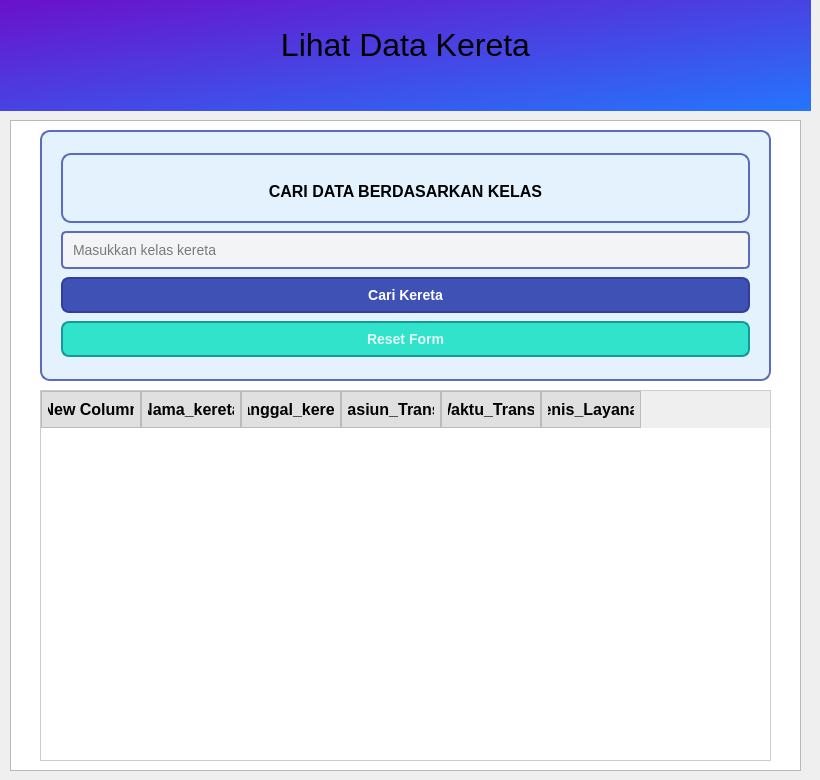
     <widget class="QWidget" name="Lihat_jadwal_kereta">
      <widget class="QTextBrowser" name="Lihat_Jadwal">
       <property name="geometry">
        <rect>
         <x>0</x>
         <y>0</y>
         <width>811</width>
         <height>111</height>
        </rect>
       </property>
       <property name="styleSheet">
        <string notr="true">background: qlineargradient(x1:0, y1:0, x2:1, y2:1, stop:0 #6a11cb, stop:1 #2575fc);
border-radius: 0px; 
</string>
       </property>
       <property name="html">
        <string>&lt;!DOCTYPE HTML PUBLIC &quot;-//W3C//DTD HTML 4.0//EN&quot; &quot;http://www.w3.org/TR/REC-html40/strict.dtd&quot;&gt;
&lt;html&gt;&lt;head&gt;&lt;meta name=&quot;qrichtext&quot; content=&quot;1&quot; /&gt;&lt;style type=&quot;text/css&quot;&gt;
p, li { white-space: pre-wrap; }
&lt;/style&gt;&lt;/head&gt;&lt;body style=&quot; font-family:'MS Shell Dlg 2'; font-size:8.25pt; font-weight:400; font-style:normal;&quot;&gt;
&lt;p align=&quot;center&quot; style=&quot;-qt-paragraph-type:empty; margin-top:0px; margin-bottom:0px; margin-left:0px; margin-right:0px; -qt-block-indent:0; text-indent:0px; font-size:7.8pt;&quot;&gt;&lt;br /&gt;&lt;/p&gt;
&lt;p align=&quot;center&quot; style=&quot; margin-top:0px; margin-bottom:0px; margin-left:0px; margin-right:0px; -qt-block-indent:0; text-indent:0px;&quot;&gt;&lt;span style=&quot; font-size:6pt;&quot;&gt; &lt;/span&gt;&lt;/p&gt;
&lt;p align=&quot;center&quot; style=&quot; margin-top:0px; margin-bottom:0px; margin-left:0px; margin-right:0px; -qt-block-indent:0; text-indent:0px;&quot;&gt;&lt;span style=&quot; font-size:24pt;&quot;&gt;Lihat Data Kereta&lt;/span&gt;&lt;/p&gt;&lt;/body&gt;&lt;/html&gt;</string>
       </property>
      </widget>
      <widget class="QTextEdit" name="Lihat_Jadwal_Layout">
       <property name="geometry">
        <rect>
         <x>10</x>
         <y>120</y>
         <width>791</width>
         <height>651</height>
        </rect>
       </property>
       <property name="html">
        <string>&lt;!DOCTYPE HTML PUBLIC &quot;-//W3C//DTD HTML 4.0//EN&quot; &quot;http://www.w3.org/TR/REC-html40/strict.dtd&quot;&gt;
&lt;html&gt;&lt;head&gt;&lt;meta name=&quot;qrichtext&quot; content=&quot;1&quot; /&gt;&lt;style type=&quot;text/css&quot;&gt;
p, li { white-space: pre-wrap; }
&lt;/style&gt;&lt;/head&gt;&lt;body style=&quot; font-family:'MS Shell Dlg 2'; font-size:8.25pt; font-weight:400; font-style:normal;&quot;&gt;
&lt;p style=&quot;-qt-paragraph-type:empty; margin-top:0px; margin-bottom:0px; margin-left:0px; margin-right:0px; -qt-block-indent:0; text-indent:0px;&quot;&gt;&lt;br /&gt;&lt;/p&gt;&lt;/body&gt;&lt;/html&gt;</string>
       </property>
      </widget>
      <widget class="QFrame" name="Form_Detail_kursi">
       <property name="geometry">
        <rect>
         <x>40</x>
         <y>130</y>
         <width>731</width>
         <height>251</height>
        </rect>
       </property>
       <property name="styleSheet">
        <string notr="true">QFrame {
    background-color: #E3F2FD; /* Warna latar belakang */
    border: 2px solid #5C6BC0; /* Warna border */
    border-radius: 10px; /* Membuat sudut melengkung */
    padding: 10px; /* Memberikan jarak dalam frame */
}

QFrame#mainFrame {
    background-color: #FFFFFF; /* Warna latar belakang utama */
    border: 3px solid #3F51B5; /* Warna border lebih tebal */
    border-radius: 12px;
    padding: 15px;
}

QFrame#sidePanel {
    background-color: #E1E1E1; /* Warna untuk panel samping */
    border-right: 4px solid #3F51B5; /* Border hanya di sebelah kanan */
}
</string>
       </property>
       <layout class="QVBoxLayout" name="verticalLayout_2">
        <item>
         <widget class="QTextBrowser" name="Detail_Kursi">
          <property name="maximumSize">
           <size>
            <width>16777215</width>
            <height>70</height>
           </size>
          </property>
          <property name="html">
           <string>&lt;!DOCTYPE HTML PUBLIC &quot;-//W3C//DTD HTML 4.0//EN&quot; &quot;http://www.w3.org/TR/REC-html40/strict.dtd&quot;&gt;
&lt;html&gt;&lt;head&gt;&lt;meta name=&quot;qrichtext&quot; content=&quot;1&quot; /&gt;&lt;style type=&quot;text/css&quot;&gt;
p, li { white-space: pre-wrap; }
&lt;/style&gt;&lt;/head&gt;&lt;body style=&quot; font-family:'MS Shell Dlg 2'; font-size:8.25pt; font-weight:400; font-style:normal;&quot;&gt;
&lt;p align=&quot;center&quot; style=&quot;-qt-paragraph-type:empty; margin-top:0px; margin-bottom:0px; margin-left:0px; margin-right:0px; -qt-block-indent:0; text-indent:0px;&quot;&gt;&lt;br /&gt;&lt;/p&gt;
&lt;p align=&quot;center&quot; style=&quot; margin-top:0px; margin-bottom:0px; margin-left:0px; margin-right:0px; -qt-block-indent:0; text-indent:0px;&quot;&gt;&lt;span style=&quot; font-size:12pt; font-weight:600;&quot;&gt;CARI DATA BERDASARKAN KELAS&lt;/span&gt;&lt;/p&gt;&lt;/body&gt;&lt;/html&gt;</string>
          </property>
         </widget>
        </item>
        <item>
         <widget class="QLineEdit" name="input_JenisLayananLihat_Jadwal">
          <property name="styleSheet">
           <string notr="true">QLineEdit {
    font-size: 14px;
    padding: 8px;
    border: 2px solid #5C6BC0; /* Warna border */
    border-radius: 5px;
    background-color: #F3F4F6; /* Warna latar */
    selection-background-color: #7986CB; /* Warna saat teks dipilih */
}

QLineEdit:focus {
    border: 2px solid #3F51B5; /* Warna border saat fokus */
    background-color: #FFFFFF; /* Warna latar saat fokus */
}
</string>
          </property>
          <property name="text">
           <string/>
          </property>
          <property name="placeholderText">
           <string>Masukkan kelas kereta</string>
          </property>
         </widget>
        </item>
        <item>
         <widget class="QPushButton" name="tombol_seacrh_id_Lihat_Jadwal">
          <property name="layoutDirection">
           <enum>Qt::LeftToRight</enum>
          </property>
          <property name="styleSheet">
           <string notr="true">QPushButton {
    background-color: #3F51B5; /* Warna biru */
    color: white; /* Warna teks putih */
    font-size: 14px;
    font-weight: bold;
    border: 2px solid #303F9F; /* Border biru tua */
    border-radius: 8px; /* Membuat sudut tombol membulat */
    padding: 8px 15px; /* Jarak dalam tombol */
}

QPushButton:hover {
    background-color: #303F9F; /* Warna lebih gelap saat hover */
    border: 2px solid #1A237E;
}

QPushButton:pressed {
    background-color: #1A237E; /* Warna lebih gelap saat ditekan */
    border: 2px solid #000051;
}
</string>
          </property>
          <property name="text">
           <string>Cari Kereta</string>
          </property>
         </widget>
        </item>
        <item>
         <widget class="QPushButton" name="tombol_reset_form_lihaJadwal_2">
          <property name="layoutDirection">
           <enum>Qt::LeftToRight</enum>
          </property>
          <property name="styleSheet">
           <string notr="true">QPushButton {
    background-color: #30E3CA; /* Warna biru */
    color: #E4F9F5; /* Warna teks putih */
    font-size: 14px;
    font-weight: bold;
    border: 2px solid #11999E; /* Border biru tua */
    border-radius: 8px; /* Membuat sudut tombol membulat */
    padding: 8px 15px; /* Jarak dalam tombol */
}

QPushButton:hover {
    background-color: #303F9F; /* Warna lebih gelap saat hover */
    border: 2px solid #1A237E;
}

QPushButton:pressed {
    background-color: #1A237E; /* Warna lebih gelap saat ditekan */
    border: 2px solid #000051;
}
</string>
          </property>
          <property name="text">
           <string>Reset Form</string>
          </property>
         </widget>
        </item>
       </layout>
      </widget>
      <widget class="QTableWidget" name="tableWidget_Li">
       <property name="geometry">
        <rect>
         <x>40</x>
         <y>390</y>
         <width>731</width>
         <height>371</height>
        </rect>
       </property>
       <property name="styleSheet">
        <string notr="true">QTableWidget {
    border: 1px solid #ccc;
    gridline-color: #aaa;
    font-size: 12pt;
    background-color: white;
    alternate-background-color: #f9f9f9;
}

QHeaderView::section {
    background-color: #e0e0e0;
    padding: 6px;
    font-size: 12pt;
    font-weight: bold;
    border: 1px solid #bbb;
}

QTableWidget::item {
    padding: 6px;
}

QTableWidget QTableCornerButton::section {
    background: transparent;
    border: none;
}
</string>
       </property>
       <column>
        <property name="text">
         <string>New Column</string>
        </property>
       </column>
       <column>
        <property name="text">
         <string>Nama_kereta</string>
        </property>
       </column>
       <column>
        <property name="text">
         <string>Tanggal_kereta</string>
        </property>
       </column>
       <column>
        <property name="text">
         <string>Stasiun_Transit</string>
        </property>
       </column>
       <column>
        <property name="text">
         <string>Waktu_Transit</string>
        </property>
       </column>
       <column>
        <property name="text">
         <string>Jenis_Layanan</string>
        </property>
       </column>
      </widget>
     </widget>
